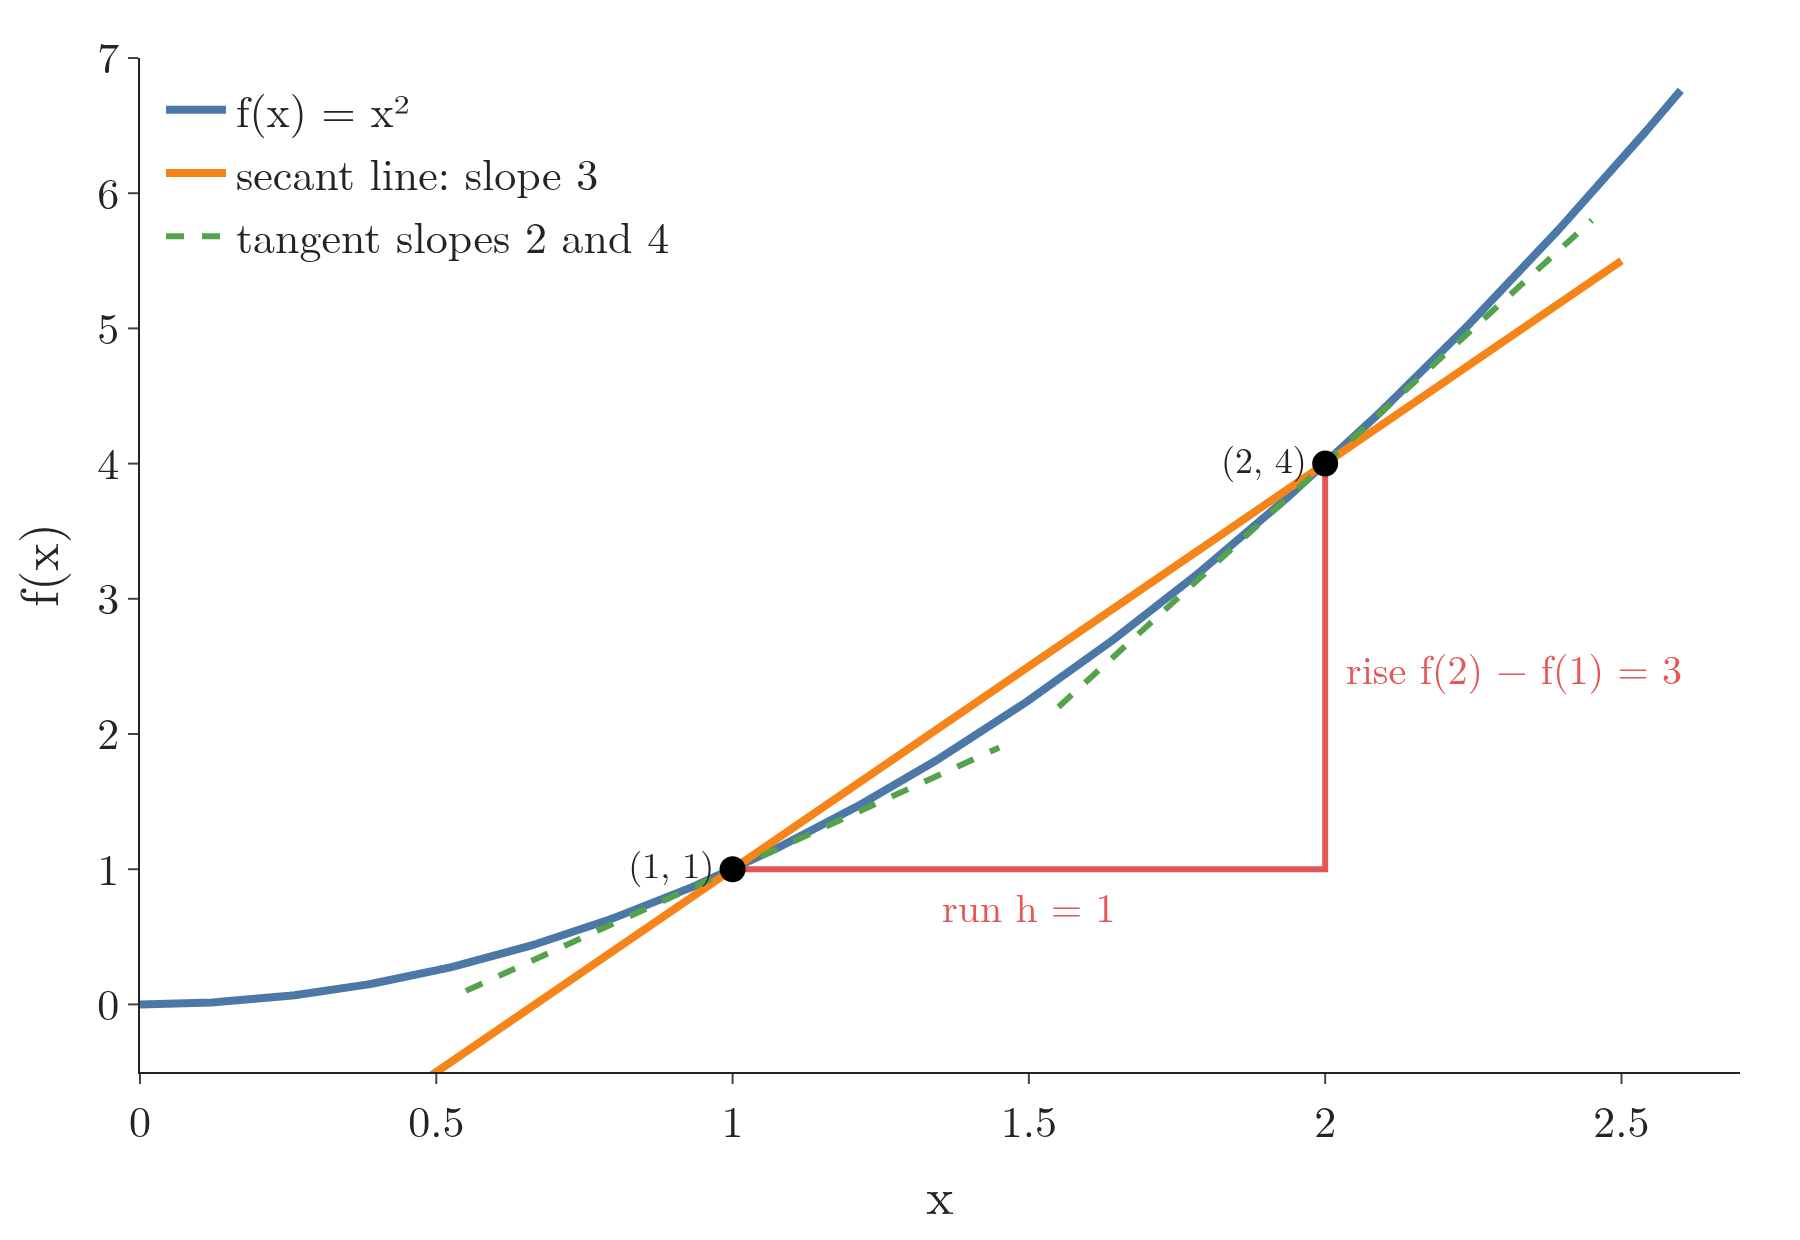

Reproduce this figure in Python.
"""The difference quotient as rise over run (Plotly): f(x) = x^2 between x = 1 and x = 2. The secant line has slope
(4 - 1) / 1 = 3, the average slope over the step. The tangent slopes at the two ends are 2 and 4: the curve is
flatter than 3 at the start and steeper at the end."""
from pathlib import Path
import numpy as np
import plotly.graph_objects as go
from gifkit import BLUE, FONT, GREEN, GREY, ORANGE, RED

here = Path(__file__).parent
f = lambda x: x ** 2
assert (f(2) - f(1)) / 1 == 3
xs = np.linspace(0, 2.6, 300)
fig = go.Figure(go.Scatter(x=xs, y=f(xs), mode="lines", line=dict(color=BLUE, width=4), name="f(x) = x²"))
s = np.array([0.3, 2.5])
fig.add_scatter(x=s, y=1 + 3 * (s - 1), mode="lines", line=dict(color=ORANGE, width=4), name="secant line: slope 3")
for x0, slope in ((1, 2), (2, 4)):
    t = np.array([x0 - 0.45, x0 + 0.45])
    fig.add_scatter(x=t, y=f(x0) + slope * (t - x0), mode="lines", line=dict(color=GREEN, width=3, dash="dash"),
                    name="tangent slopes 2 and 4", showlegend=x0 == 1)
fig.add_scatter(x=[1, 2, 2], y=[1, 1, 4], mode="lines", line=dict(color=RED, width=3), showlegend=False)
fig.add_annotation(x=1.5, y=1, text="run h = 1", showarrow=False, yshift=-18, font=dict(size=20, color=RED))
fig.add_annotation(x=2, y=2.5, text="rise f(2) − f(1) = 3", showarrow=False, xanchor="left", xshift=8,
                   font=dict(size=20, color=RED))
fig.add_scatter(x=[1, 2], y=[1, 4], mode="markers+text", text=["(1, 1)", "(2, 4)"], textposition="middle left",
                textfont=dict(size=18), marker=dict(size=13, color="black"), showlegend=False)
fig.update_layout(template="simple_white", width=900, height=620, font=FONT,
                  xaxis=dict(title="x", range=[0, 2.7]), yaxis=dict(title="f(x)", range=[-0.5, 7]),
                  legend=dict(x=0.01, y=0.99), margin=dict(l=70, r=30, t=20, b=70))
fig.write_image(here / "diff_quotient.png", scale=2)
